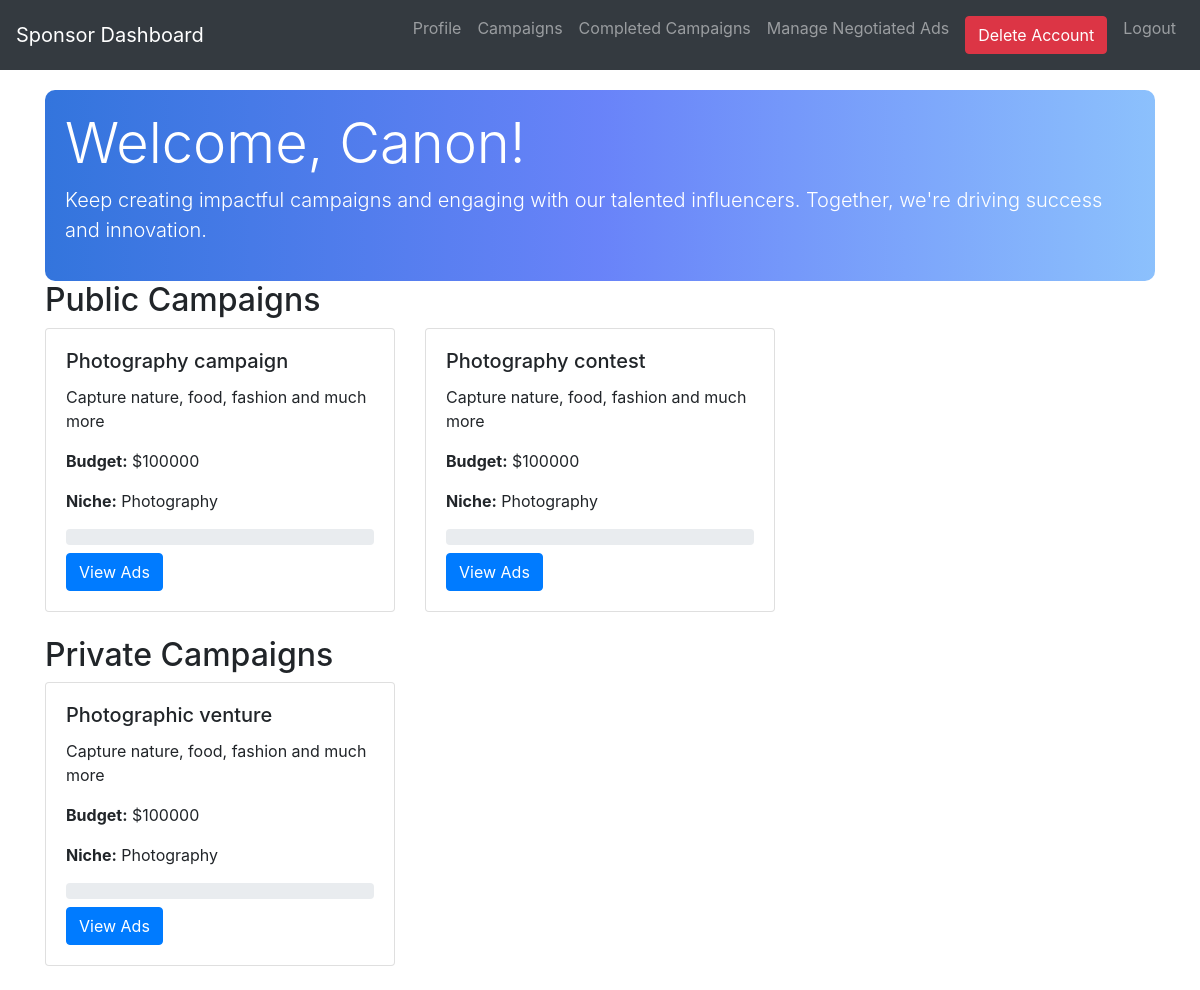
The app's page /sponsor_dashboard (signed in) with its own data.
### models.py (models this page shows)
class Campaign(db.Model):
    __tablename__ = "campaign"
    id = db.Column(db.Integer, primary_key=True)
    name = db.Column(db.String(64), nullable=False)
    date_created = db.Column(db.DateTime, nullable=False, default=datetime.utcnow)
    description = db.Column(db.String(84), nullable=False)
    start_date = db.Column(db.DateTime, nullable=False)
    end_date = db.Column(db.DateTime, nullable=False)
    budget = db.Column(db.Integer, nullable=False)
    visibility = db.Column(db.String(84), nullable=False)
    goals = db.Column(db.String(84), nullable=False)
    niche = db.Column(db.String(64), nullable=False)
    user_id = db.Column(db.Integer, db.ForeignKey('user.id'), nullable=False)
    associated_influencers = db.relationship('Influencer', secondary=influencer_campaign_association,
                                             back_populates='campaigns')
    ads = db.relationship('Ad', backref='campaign', lazy=True)
    user = db.relationship('User', backref='campaigns')
    def __repr__(self):
        return f"Campaign('{self.name}', '{self.start_date}', '{self.end_date}', '{self.budget}', '{self.visibility}', '{self.niche}')"

### main.py (the view)
@app.route('/sponsor_dashboard', methods=["GET", "POST"])
@login_required
def sponsor_dashboard():
    sponsor_id = current_user.id
    sponsor_name = session.get('username')
    print(f"Current user ID: {current_user.id}")  # Debug print for current user ID
    public_campaigns = Campaign.query.filter_by(user_id=sponsor_id, visibility='Public').all()
    private_campaigns = Campaign.query.filter_by(user_id=sponsor_id, visibility='Private').all()
    flagged_campaigns = {flag.item_id for flag in Flag.query.filter_by(item_type='Campaign').all()}
    campaigns =  Campaign.query.filter_by(user_id=current_user.id).all()
    visible_campaigns = [campaign for campaign in campaigns if campaign.id not in flagged_campaigns]
    def calculate_progress(campaign):
        total_ads = len(campaign.ads)
        if total_ads == 0:
            return 0
        completed_ads = sum(1 for ad in campaign.ads if ad.status == 'Completed')
        return int((completed_ads / total_ads) * 100)
    public_campaigns_progress = [(campaign, calculate_progress(campaign)) for campaign in public_campaigns]
    private_campaigns_progress = [(campaign, calculate_progress(campaign)) for campaign in private_campaigns]
    print(f"Sponsor ID: {sponsor_id}")  # Debug print for sponsor ID
    print("Public Campaigns:", public_campaigns)  # Debug print for public campaigns
    print("Private Campaigns:", private_campaigns)  # Debug print for private campaigns
    return render_template('sponsor_dashboard.html', sponsor_name=sponsor_name, public_campaigns=public_campaigns_progress, private_campaigns=private_campaigns_progress, campaign=visible_campaigns)

### main.py (called while the page is built)
@login_manager.user_loader
def load_user(user_id):
    return User.query.get(int(user_id))

### models.py (called while the page is built)
    @property
    def is_authenticated(self):
        return True

### templates/sponsor_dashboard.html (shortened to what this page needs)
<!DOCTYPE html>
<html lang="en">
  <head>
    <link
      href="https://stackpath.bootstrapcdn.com/bootstrap/4.5.2/css/bootstrap.min.css"
      rel="stylesheet"
    />
  </head>
  <body>
    <nav class="navbar navbar-expand-lg navbar-dark bg-dark">
      <a class="navbar-brand" href="#">Sponsor Dashboard</a>
      <div class="collapse navbar-collapse" id="navbarNav">
        <ul class="navbar-nav ml-auto">
          <li class="nav-item">
            <a class="nav-link" href="/sponsor_dashboard">Profile</a>
          </li>
          <li class="nav-item">
            <a class="nav-link" href="/create_campaign">Campaigns</a>
          </li>
          <li class="nav-item">
            <a class="nav-link" href="/completed_campaigns"
              >Completed Campaigns</a
            >
          </li>
          <li class="nav-item">
            <a class="nav-link" href="/manage_negotiated_ads"
              >Manage Negotiated Ads</a
            >
          </li>
          <li class="nav-item">
            <a class="nav-link text-danger">
              <form
                action="{{ url_for('delete_sponsor', sponsor_id=current_user.id) }}"
                method="post"
                style="display: inline"
              >
                <button
                  type="submit"
                  class="btn btn-danger"
                  onclick="return confirm('Are you sure you want to delete your account?')"
                >
                  Delete Account
                </button>
              </form>
            </a>
          </li>
          <li class="nav-item">
            <a class="nav-link" href="/logout">Logout</a>
          </li>
        </ul>
      </div>
    </nav>
    <div class="container content">
      <div class="row">
        <div class="col-md-12">
          <div class="welcome-container">
            <h1 class="display-4">Welcome, {{ sponsor_name }}!</h1>
            <p class="lead">
              Keep creating impactful campaigns and engaging with our talented
              influencers. Together, we're driving success and innovation.
            </p>
          </div>
        </div>
      </div>
      {% if public_campaigns %}
      <h2>Public Campaigns</h2>
      <div class="row">
        {% for campaign, progress in public_campaigns %}
        <div class="col-md-4 mb-4">
          <div class="card">
            <div class="card-body">
              <h5 class="card-title">{{ campaign.name }}</h5>
              <p class="card-text">{{ campaign.description }}</p>
              <p class="card-text">
                <strong>Budget:</strong> ${{ campaign.budget }}
              </p>
              <p class="card-text">
                <strong>Niche:</strong> {{ campaign.niche }}
              </p>
              <div class="progress mb-2">
              </div>
              <a
                href="{{ url_for('view_ads', campaign_id=campaign.id) }}"
                class="btn btn-primary"
                >View Ads</a
              >
            </div>
          </div>
        </div>
        {% endfor %}
      </div>
      {% endif %} {% if private_campaigns %}
      <h2>Private Campaigns</h2>
      <div class="row">
        {% for campaign, progress in private_campaigns %}
        <div class="col-md-4 mb-4">
          <div class="card">
            <div class="card-body">
              <h5 class="card-title">{{ campaign.name }}</h5>
              <p class="card-text">{{ campaign.description }}</p>
              <p class="card-text">
                <strong>Budget:</strong> ${{ campaign.budget }}
              </p>
              <p class="card-text">
                <strong>Niche:</strong> {{ campaign.niche }}
              </p>
              <div class="progress mb-2">
              </div>
              <a
                href="{{ url_for('view_ads', campaign_id=campaign.id) }}"
                class="btn btn-primary"
                >View Ads</a
              >
            </div>
          </div>
        </div>
        {% endfor %}
      </div>
      {% endif %}
    </div>
  </body>
</html>

### templates/sponsor_dashboard.html (style rules this page uses)
body { background: url("/static/uploads/sponsor3.jpg") no-repeat center center fixed; background-size: cover; background-blend-mode: lighten; }
.content { margin-top: 20px; }
.welcome-container { background: linear-gradient( to right, rgba(0, 82, 212, 0.8), rgba(67, 100, 247, 0.8), rgba(111, 177, 252, 0.8) ); color: white; padding: 20px; border-radius: 10px; }

### records on screen
Campaign: name "Photography campaign", description "Capture nature, food, fashion and much more", budget "100000", niche "Photography"
Campaign: name "Photography contest", description "Capture nature, food, fashion and much more", budget "100000", niche "Photography"
Campaign: name "Photographic venture", description "Capture nature, food, fashion and much more", budget "100000", niche "Photography"

### other values on screen
{{ sponsor_name }} "Canon"
